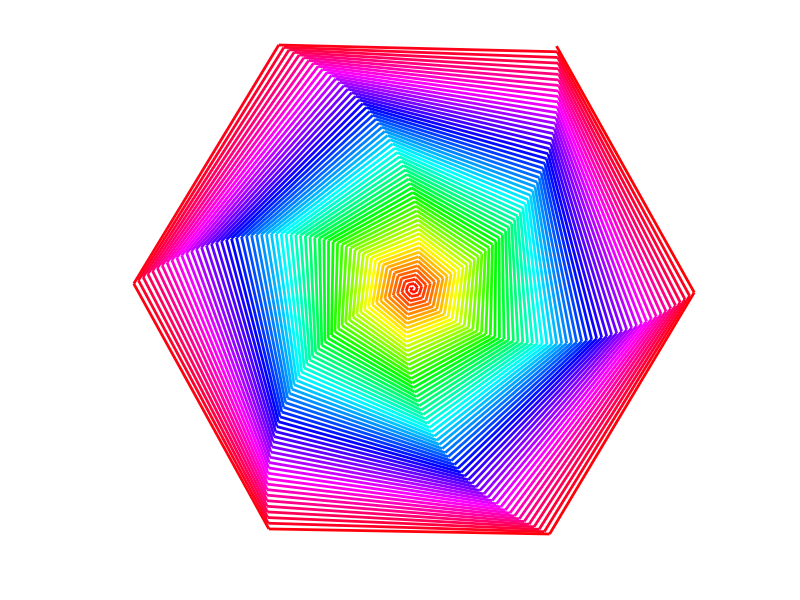

The MATLAB source for this figure:
%newspiral3

%t  = pi-pi/4:0.501*pi:125*pi-0.5*pi; %square
% t  = pi-pi/4:0.251*pi:125*pi-0.5*pi; % hexagon
t  = pi-pi/4:0.334*pi:125*pi-0.5*pi; % pentagon
r = t;
[x,y]=pol2cart(t,r);
len_t=length(t);
colmap=hsv(len_t);
xn=0;yn=0;
for n=1:len_t
    plot([xn x(n)],[yn y(n)],'color',colmap(n,:),'linewidth',2),hold on
    xn=x(n);
    yn=y(n);
end
axis equal off
